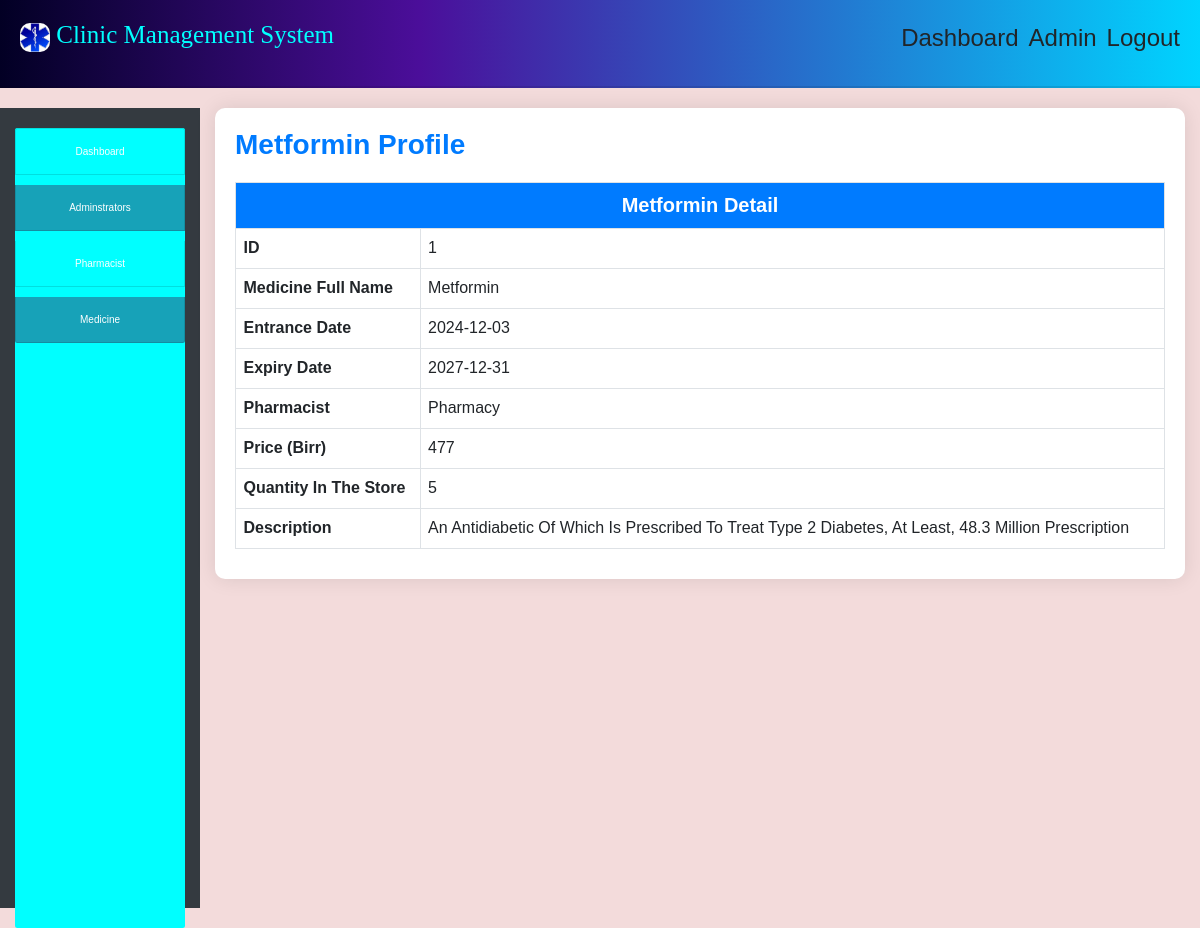
Screenshot of /pharmacy/view.php?view_id=1 (signed in) with the database file from the repository.
### tables this page shows
CREATE TABLE `pharmacy` (
  `medicine_id` int(100) NOT NULL,
  `medicine_name` varchar(100) NOT NULL,
  `date_enter` varchar(100) NOT NULL,
  `expire_date` varchar(100) NOT NULL,
  `pharmacist_rec` varchar(100) NOT NULL,
  `amount` varchar(100) NOT NULL,
  `quantity` int(11) NOT NULL,
  `description` varchar(1000) NOT NULL
);

### pharmacy/view.php (the view, shortened to what this page needs)
<!DOCTYPE html>
<html lang="en">
<head>
    <link rel="stylesheet" href="https://cdn.jsdelivr.net/npm/bootstrap@4.6.2/dist/css/bootstrap.min.css">
    <link rel="stylesheet" href="https://cdn.jsdelivr.net/npm/@fortawesome/fontawesome-free@6.4.2/css/all.min.css">
</head>
<body>
    <?php
    include("../include/header.php");
    include("../include/connection.php");
    if (isset($_GET['view_id'])) {
        $id = $_GET['view_id'];
        $sql = "SELECT * FROM pharmacy WHERE medicine_id = '$id'";
        $result = mysqli_query($conn, $sql);
        if ($row = mysqli_fetch_assoc($result)) {
            ?>
            <div class="container-fluid">
                <div class="row">
                    <div class="col-md-2 sidenav">
                        <?php include("sidenav.php"); ?>
                    </div>
                    <div class="col-md-10">
                        <div class="table-container">
                            <h5 class="medicine-profile"><?php echo htmlspecialchars($row['medicine_name']); ?> Profile</h5>
                            <table class="table table-bordered">
                                <tr>
                                    <th colspan="2" class="text-center"><?php echo htmlspecialchars($row['medicine_name']); ?> Detail</th>
                                </tr>
                                <tr>
                                    <td><strong>ID</strong></td>
                                    <td><?php echo htmlspecialchars($row['medicine_id']); ?></td>
                                </tr>
                                <tr>
                                    <td><strong>Medicine Full Name</strong></td>
                                    <td><?php echo htmlspecialchars($row['medicine_name']); ?></td>
                                </tr>
                                <tr>
                                    <td><strong>Entrance Date</strong></td>
                                    <td><?php echo htmlspecialchars($row['date_enter']); ?></td>
                                </tr>
                                <tr>
                                    <td><strong>Expiry Date</strong></td>
                                    <td><?php echo htmlspecialchars($row['expire_date']); ?></td>
                                </tr>
                                <tr>
                                    <td><strong>Pharmacist</strong></td>
                                    <td><?php echo htmlspecialchars($row['pharmacist_rec']); ?></td>
                                </tr>
                                <tr>
                                    <td><strong>Price (Birr)</strong></td>
                                    <td><?php echo htmlspecialchars($row['amount']); ?></td>
                                </tr>
                                <tr>
                                    <td><strong>Quantity in the Store</strong></td>
                                    <td><?php echo htmlspecialchars($row['quantity']); ?></td>
                                </tr>
                                <tr>
                                    <td><strong>Description</strong></td>
                                    <td><?php echo htmlspecialchars($row['description']); ?></td>
                                </tr>
                            </table>
                        </div>
                    </div>
                </div>
            </div>
            <?php
        } else {
            echo "<div class='container'><p class='alert alert-danger'>Medicine not found.</p></div>";
        }
    } else {
        echo "<div class='container'><p class='alert alert-danger'>No medicine ID provided.</p></div>";
    }
    ?>
</body>
</html>

### style.css (style rules this page uses)
:root { --darkblue: #001861; --nav: #63d1fc; --black: #333; --white: #fff; --light-grey: #DCDCDC; --light-color: #666; --light-bg: #eee; --border: .2rem solid rgba(0, 0, 0, .1); --box-shadow: 0 .5rem 1rem rgba(0, 0, 0, .1); }
*, *::before, *::after { margin: 0; padding: 0; box-sizing: border-box; outline: none; border: none; text-decoration: none !important; text-transform: capitalize; }
html { font-size: 62.5%; overflow-x: hidden; scroll-behavior: smooth; scroll-padding-top: 6.5rem; }
body { font-family: Arial, sans-serif; }

### pharmacy/view.php (style rules this page uses)
body { background-color: #f8f9fa; font-family: 'Poppins', sans-serif; }
.container-fluid { margin-top: 20px; }
.table-container { padding: 20px; background: #fff; border-radius: 10px; box-shadow: 0px 0px 20px rgba(0, 0, 0, 0.1); }
.table th { background-color: #007bff; color: #fff; text-align: center; }
.table td { text-align: left; vertical-align: middle; font-size: 16px; }
.table .text-center { text-align: center; font-weight: bold; font-size: 20px; }
.sidenav { background-color: #343a40; height: 100vh; padding-top: 20px; }
.medicine-profile { margin-bottom: 20px; color: #007bff; font-size: 28px; font-weight: 600; }

### include/header.php (style rules this page uses)
* { padding: 0; margin: 0; box-sizing: border-box; }
body { background: #f3dbdb; }

### rows the page displays
pharmacy: medicine_name "Metformin", medicine_id "1", date_enter "2024-12-03", expire_date "2027-12-31", pharmacist_rec "Pharmacy", amount "477", quantity "5", description "An Antidiabetic Of Which Is Prescribed To Treat Type 2 Diabetes, At Least, 48.3 Million Prescription"

### other values shown
$user "Admin"
